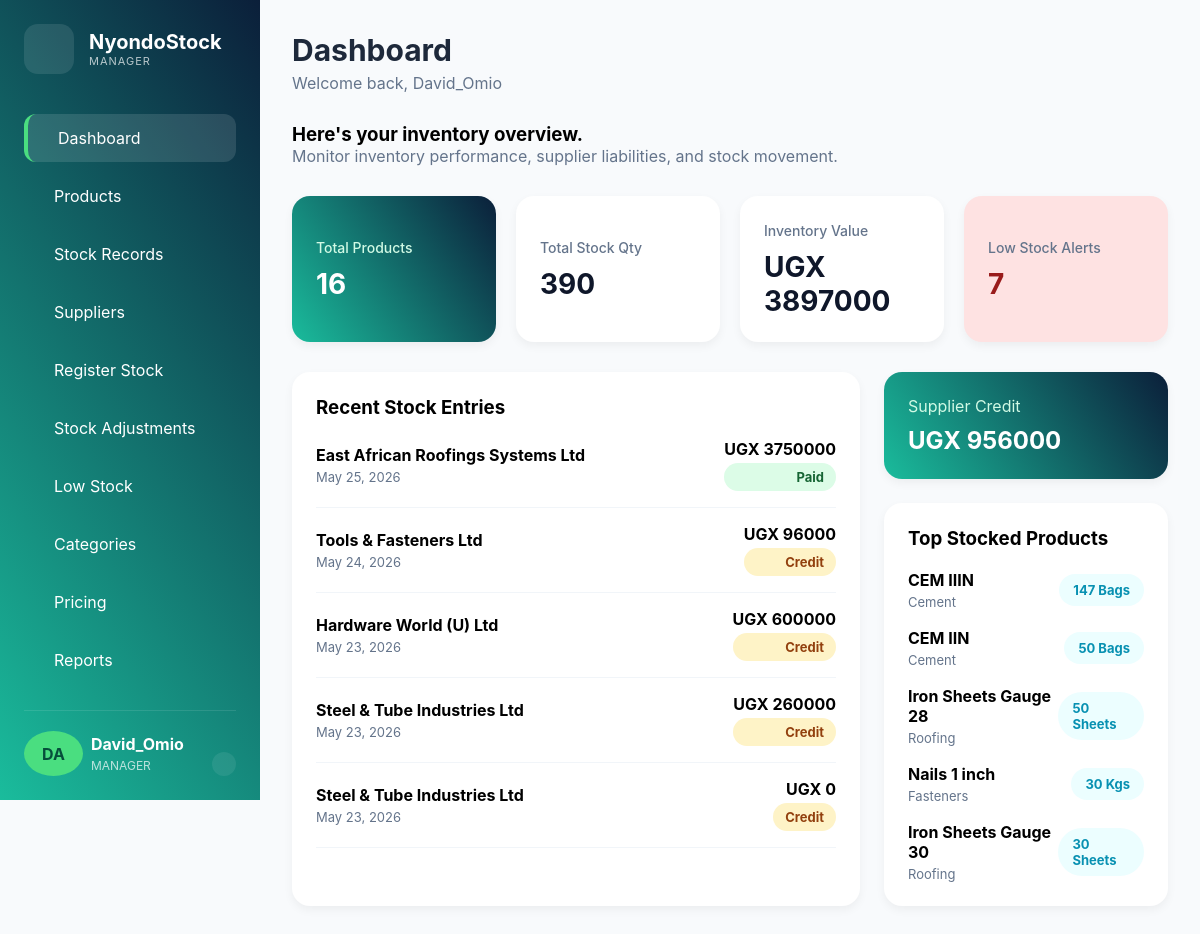
/manager_dashboard/ (signed in), run on an earlier commit of the app's database.
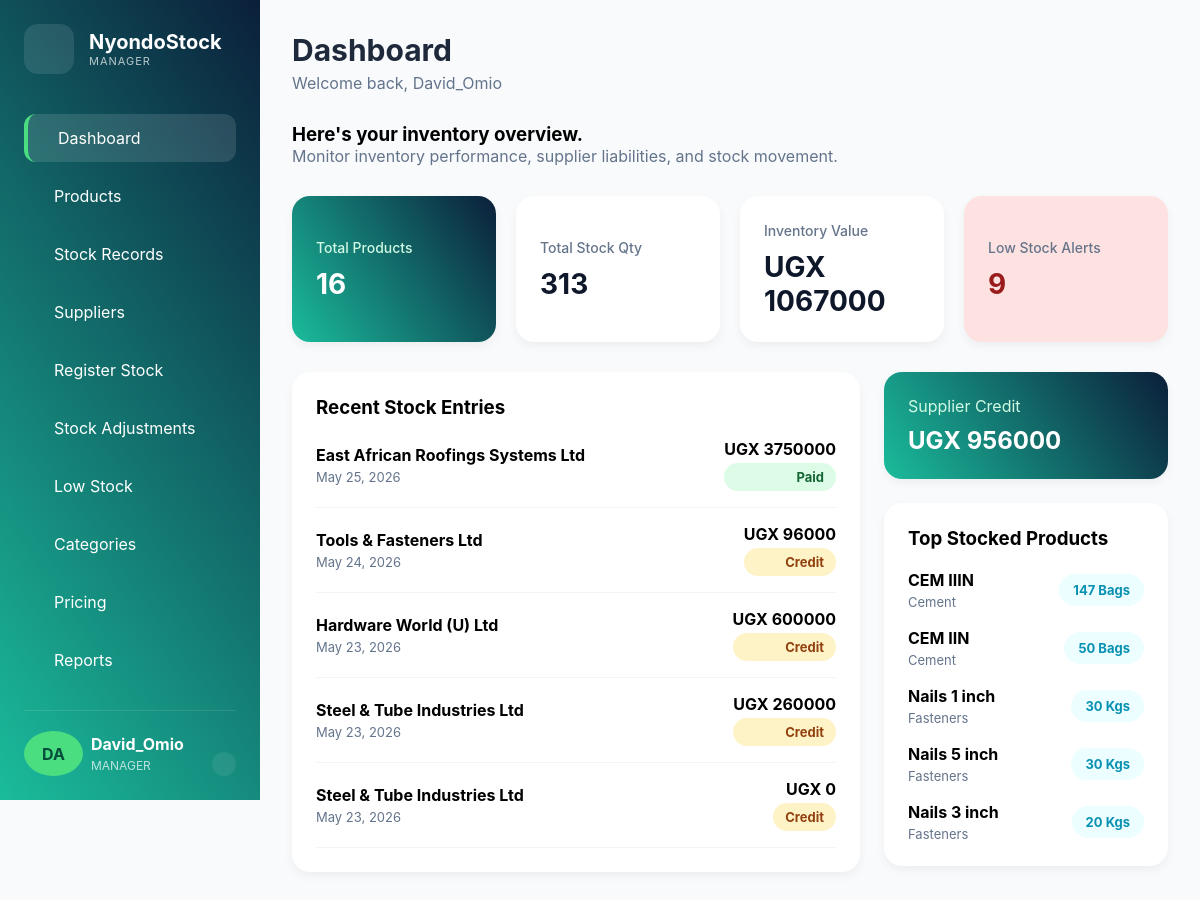
And on a later commit of the database.
### inventory_app/models.py (models this page shows, shortened)
class StockEntry(models.Model):
    PAYMENT_METHODS = (
        ('CASH', 'Cash'),
        ('MOMO', 'Mobile Money'),
        ('BANK', 'Bank Transfer'),
        ('CHEQUE', 'Cheque'),
    )
    supplier = models.ForeignKey(
        Supplier,
        on_delete=models.CASCADE
    )
    added_by = models.ForeignKey(
        'auth.User',
        on_delete=models.SET_NULL,
        null=True
    )
    invoice_number = models.CharField(
        max_length=100,
        blank=True,
        null=True
    )
    stock_date = models.DateField(default=now)
    supplied_on_credit = models.BooleanField(default=False)
    total_cost = models.DecimalField(
        max_digits=12,
        decimal_places=2,
        default=0
    )
    payment_method = models.CharField(
        max_length=20,
        choices=PAYMENT_METHODS,
        blank=True,
        null=True
    )
    transaction_reference = models.CharField(
        max_length=100,
        blank=True,
        null=True
    )
    notes = models.TextField(
        blank=True,
        null=True
    )
    date_added = models.DateTimeField(
        auto_now_add=True
    )

class Supplier(models.Model):
    COMPANY_TYPES = (
        ('SOLE', 'Sole Proprietorship'),
        ('PARTNERSHIP', 'Partnership'),
        ('LLC', 'Limited Liability Company'),
        ('CORPORATION', 'Corporation'),
    )
    supplier_name = models.CharField(max_length=150)
    contact_person = models.CharField(max_length=100)
    job_title = models.CharField(
        max_length=100,
        blank=True
    )
    phone_number = models.CharField(max_length=20)
    alternative_phone = models.CharField(
        max_length=20,
        blank=True
    )
    email = models.EmailField(blank=True)
    company_type = models.CharField(
        max_length=30,
        choices=COMPANY_TYPES,
        blank=True
    )
    business_registration_number = models.CharField(
        max_length=100,
        blank=True
    )
    tin_number = models.CharField(
        max_length=100,
        blank=True
    )
    website = models.URLField(blank=True)
    address = models.TextField(blank=True)
    city = models.CharField(
        max_length=100,
        blank=True
    )
    country = models.CharField(
        max_length=100,
        default='Uganda'
    )
    balance_due = models.DecimalField(
        max_digits=12,
        decimal_places=2,
        default=0
    )
    is_credit_supplier = models.BooleanField(default=False)
    created_at = models.DateTimeField(
        auto_now_add=True
    )

class Product(models.Model):
    UNIT_CHOICES = [
        ('Bags', 'Bags'),
        ('Pieces', 'Pieces'),
        ('Kgs', 'Kgs'),
        ('Rolls', 'Rolls'),
        ('Tonnes', 'Tonnes'),
        ('Length', 'Length'),
        ('Sheets', 'Sheets'),
    ]
    category = models.ForeignKey(Category, on_delete=models.CASCADE)
    sku = models.CharField(max_length=50, unique=True, blank=True, null=True)
    product_name = models.CharField(max_length=100)
    unit = models.CharField(max_length=20, choices=UNIT_CHOICES)
    unit_cost = models.DecimalField(max_digits=10, decimal_places=2, default=0)
    normal_percentage = models.DecimalField(
    max_digits=5,
    decimal_places=2,
    default=25
)
    retail_percentage = models.DecimalField(
    max_digits=5,
    decimal_places=2,
    default=20
    )
    wholesale_percentage = models.DecimalField(
    max_digits=5,
    decimal_places=2,
    default=10
   )
    normal_price = models.DecimalField(max_digits=10, decimal_places=2, default=0)
    retail_price = models.DecimalField(max_digits=10, decimal_places=2, default=0)
    wholesale_price = models.DecimalField(max_digits=10, decimal_places=2, default=0)
    quantity = models.PositiveIntegerField(default=0)
    reorder_level = models.PositiveIntegerField(default=10)
    eligible_for_scheme = models.BooleanField(
    default=False)
    is_active = models.BooleanField(default=True)
    created_at = models.DateTimeField(auto_now_add=True)

class Category(models.Model):
    category_name = models.CharField(max_length=100, unique=True)

### inventory_app/views.py (the view)
# urls.py: path('manager_dashboard/', views.manager_dashboard, name='manager_dashboard'),
@login_required
@allowed_roles(['ADMIN', 'MANAGER'])
def manager_dashboard(request):
    products = Product.objects.all()
    total_products = Product.objects.count()
    total_stock_quantity = 0
    total_inventory_value = 0
    for product in products:
        quantity = product.quantity or 0
        unit_cost = product.unit_cost or 0
        total_stock_quantity += quantity
        total_inventory_value += (
            quantity * unit_cost
        )
    low_stock_products = Product.objects.filter(
        quantity__lte=F('reorder_level')
    ).count()
    total_supplier_credit = Supplier.objects.filter(balance_due__gt=0).aggregate(total=Sum('balance_due'))['total'] or 0
    recent_stock = StockEntry.objects.select_related('supplier').order_by('-date_added')[:5]
    top_products = Product.objects.order_by('-quantity')[:5]
    context = {
        'total_products': total_products,
        'total_stock_quantity': total_stock_quantity,
        'total_inventory_value': total_inventory_value,
        'low_stock_products': low_stock_products,
        'total_supplier_credit': total_supplier_credit,
        'recent_stock': recent_stock,
        'top_products': top_products,
    }
    return render(
        request,
        'manager/manager_dashboard.html',
        context
    )

### templates/manager/manager_dashboard.html (shortened to what this page needs)
{% extends 'manager/base_manager.html' %}
{% block content %}
{% include 'manager/partials/topbar.html' %}
<div class="dashboard-header">
  <div>
    <h3>Here's your inventory overview.</h3>
    <p>
      Monitor inventory performance, supplier liabilities, and stock movement.
    </p>
  </div>
</div>
<div class="stats-grid">
  <div class="stat-card primary">
    <div>
      <span>Total Products</span>
      <h2>{{ total_products }}</h2>
    </div>
  </div>
  <div class="stat-card">
    <div>
      <span>Total Stock Qty</span>
      <h2>{{ total_stock_quantity }}</h2>
    </div>
  </div>
  <div class="stat-card">
    <div>
      <span>Inventory Value</span>
      <h2>UGX {{ total_inventory_value|floatformat:0 }}</h2>
    </div>
  </div>
  <div class="stat-card danger">
    <div>
      <span>Low Stock Alerts</span>
      <h2>{{ low_stock_products }}</h2>
    </div>
  </div>
</div>
<div class="content-grid">
  <div class="card">
    <div class="card-header">
      <h3>Recent Stock Entries</h3>
    </div>
    <div class="activity-list">
      {% for stock in recent_stock %}
      <div class="activity-item">
        <div>
          <strong> {{ stock.supplier.supplier_name }} </strong>
          <span> {{ stock.stock_date }} </span>
        </div>
        <div class="activity-right">
          <strong> UGX {{ stock.total_cost|floatformat:0 }} </strong>
          {% if stock.supplied_on_credit %}
          <span class="badge warning"> Credit </span>
          {% else %}
          <span class="badge success"> Paid </span>
          {% endif %}
        </div>
      </div>
      {% empty %}
      <div class="empty-state">
        <i class="ph ph-package"></i>
        <p>No stock entries yet.</p>
      </div>
      {% endfor %}
    </div>
  </div>
  <div class="side-analytics">
    <div class="card analytics-card">
      <div class="analytics-top">
        <div>
          <span> Supplier Credit </span>
          <h2>UGX {{ total_supplier_credit|floatformat:0 }}</h2>
        </div>
      </div>
    </div>
    <div class="card">
      <div class="card-header">
        <h3>Top Stocked Products</h3>
      </div>
      <div class="top-products">
        {% for product in top_products %}
        <div class="top-product">
          <div>
            <strong> {{ product.product_name }} </strong>
            <span> {{ product.category.category_name }} </span>
          </div>
          <div class="qty-pill">{{ product.quantity }} {{ product.unit }}</div>
        </div>
        {% endfor %}
      </div>
    </div>
  </div>
</div>
{% endblock %}

### templates/manager/partials/sidebar.html (shortened to what this page needs)
<aside class="sidebar">
    <div class="logo-section">
        <div class="logo-icon">
        </div>
        <div>
            <h2>NyondoStock</h2>
            <p>
            <span>
                {% for group in request.user.groups.all %}
                {{ group.name }}
                {% endfor %}
            </span>
            </p>
        </div>
    </div>
    {% for group in request.user.groups.all %}
    {% if group.name == 'ADMIN' or group.name == 'MANAGER' %}
        <nav class="nav-menu">
        <a href="{% url 'manager_dashboard' %}"
        class="nav-item {% if request.resolver_match.url_name == 'manager_dashboard' %}active{% endif %}">
            Dashboard
        </a>
        <a href="{% url 'product_list' %}"class="nav-item {% if request.resolver_match.url_name == 'product_list' %}active{% endif %}">
            Products
        </a>
        <a href="{% url 'stock_history' %}"class="nav-item {% if request.resolver_match.url_name == 'stock_history' %}active{% endif %}">
            Stock Records
        </a>
        <a href="{% url 'supplier_list' %}"
        class="nav-item {% if request.resolver_match.url_name == 'supplier_list' %}active{% endif %}">
            Suppliers
        </a>
        <a href="{% url 'register_stock' %}"
        class="nav-item {% if request.resolver_match.url_name == 'register_stock' %}active{% endif %}">
            Register Stock
        </a>
        <a href="{% url 'stock_adjustments' %}"
        class="nav-item {% if request.resolver_match.url_name == 'stock_adjustments' %}active{% endif %}">
            Stock Adjustments
        </a>
        <a href="{% url 'low_stock' %}"
        class="nav-item {% if request.resolver_match.url_name == 'low_stock' %}active{% endif %}">
            Low Stock
        </a>
        <a href="{% url 'category_list' %}"class="nav-item {% if request.resolver_match.url_name == 'category_list' %}active{% endif %}">
            Categories
        </a>
        <a href="{% url 'pricing_list' %}" class="nav-item {% if request.resolver_match.url_name == 'pricing_list' %}active{% endif %}">
            Pricing
        </a>
        <a href="{% url 'reports_dashboard' %}" class="nav-item {% if request.resolver_match.url_name == 'reports_dashboard' %}active{% endif %}">
            Reports
        </a>
    </nav>
    {% endif %}
    {% endfor %}
    <div class="sidebar-footer">
        <div class="avatar">
            {{ request.user.username|slice:":2"|upper }}
        </div>
        <div class="user-details">
             <div style="display: inline-block;">
            <strong>
                {{ request.user.username }}
            </strong>
            <span>
                {% for group in request.user.groups.all %}
                {{ group.name }}
                {% endfor %}
            </span>
            </div>
            <a href="{% url 'logout' %}" class="logout-btn">
            </a>
        </div>
    </div>
</aside>

What changed in the data, as far as the page shows it:
no longer on this page (row edited): Product: product_name "Iron Sheets Gauge 28", category.category_name "Roofing", quantity "50", unit "Sheets"
no longer on this page (row edited): Product: product_name "Iron Sheets Gauge 30", category.category_name "Roofing", quantity "30", unit "Sheets"
now on this page (row unchanged): Product: product_name "Nails 5 inch", category.category_name "Fasteners", quantity "30", unit "Kgs"
now on this page (row unchanged): Product: product_name "Nails 3 inch", category.category_name "Fasteners", quantity "20", unit "Kgs"
Also different on the page:
{{ total_stock_quantity }}: "390" → "313"
{{ total_inventory_value|floatformat:0 }}: "3897000" → "1067000"
{{ low_stock_products }}: "7" → "9"
